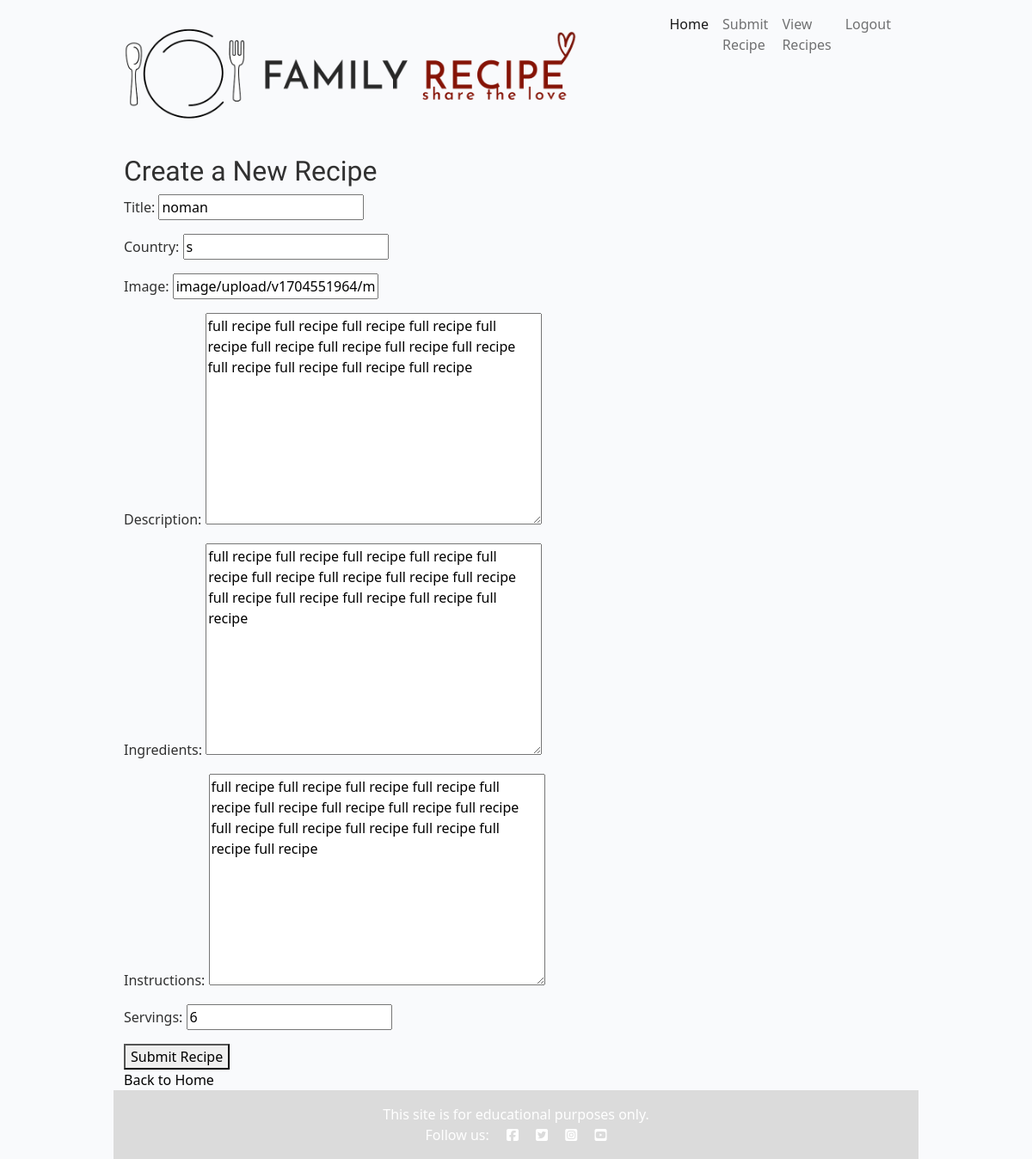
Page /edit-recipe/32/ (signed in) on the earlier database version.
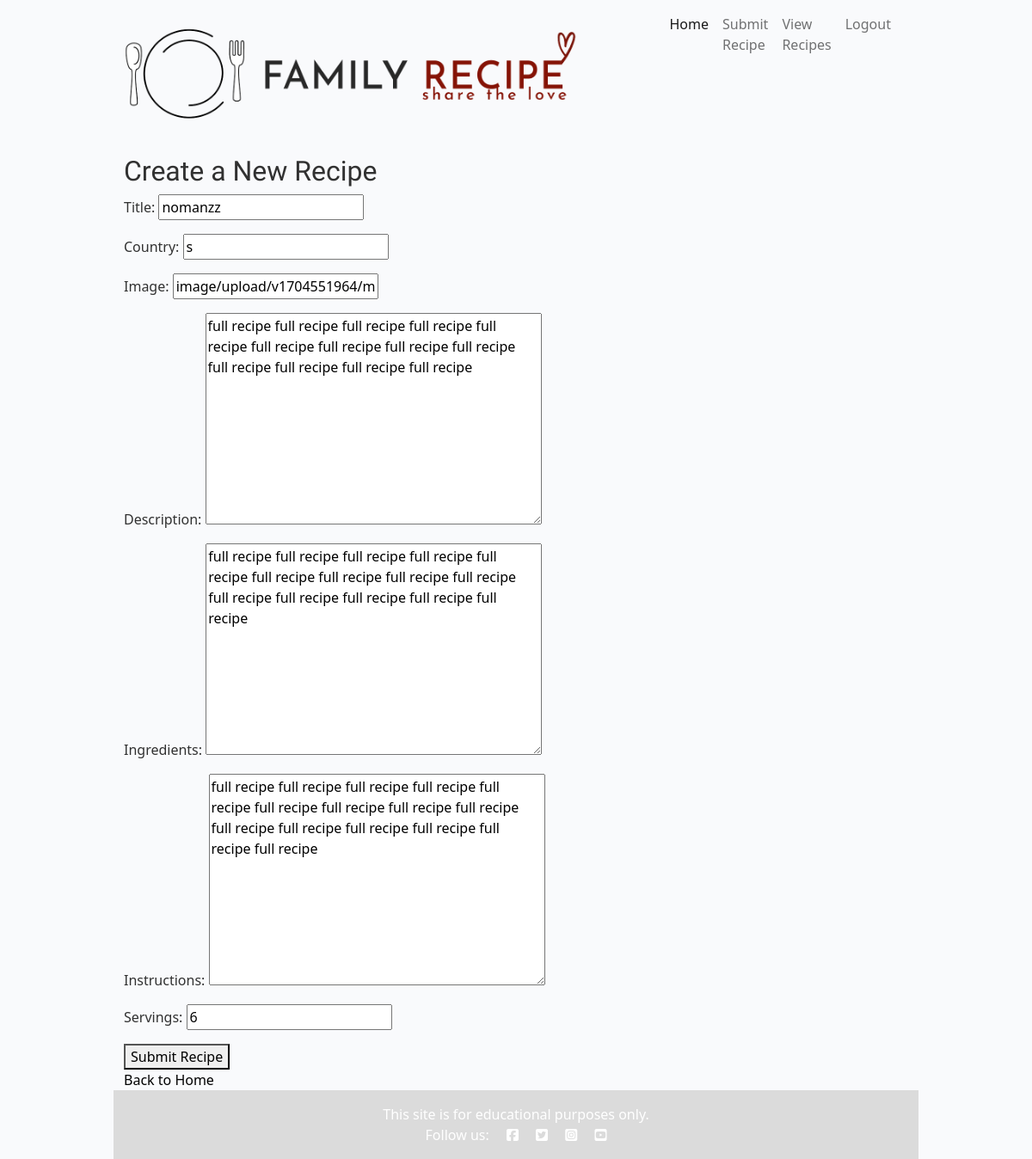
Same page on the later database version.
### recipe/models.py (models this page shows, shortened)
class Recipe(models.Model):
    author = models.ForeignKey(User, on_delete=models.CASCADE, default=1)
    date = models.DateTimeField(auto_now_add=True)
    title = models.CharField(max_length=100)
    country = models.CharField(max_length=100)
    featured_image = CloudinaryField('image', default='placeholder')
    description = models.TextField()
    ingredients = models.TextField()
    instructions = models.TextField()
    servings = models.PositiveIntegerField(validators=[MaxValueValidator(20)])
    likes = models.ManyToManyField(User, related_name='recipe_likes', blank=True)
    class Meta:
        ordering = ["-date"]

### recipe/views.py (the view, shortened to what this page needs)
# urls.py: path('edit-recipe/<int:pk>/', create_or_edit_recipe, name='edit_recipe'),    path('like_recipe/<int:pk>/', like_recipe, name='like_recipe'),
@login_required
def create_or_edit_recipe(request, pk=None):
    if pk:
        recipe = get_object_or_404(Recipe, pk=pk)
    else:
        recipe = None
    form = RecipeForm(instance=recipe)
    return render(request, "create_recipe.html", {"form": form})

### recipe/forms.py
class RecipeForm(forms.ModelForm):
    class Meta:
        model = Recipe
        fields = ['title', 'country', 'featured_image', 'description', 'ingredients', 'instructions', 'servings']

### templates/create_recipe.html (shortened to what this page needs)
{% extends "base.html" %}
{% block content %}
<div class="container">
    <h2>Create a New Recipe</h2>
    <form method="post" enctype="multipart/form-data">
        {{ form.as_p }}
        <button type="submit">Submit Recipe</button>
    </form>
    <a href="{% url 'home' %}">Back to Home</a>
</div>
{% endblock %}

### templates/base.html (shortened to what this page needs)
{% load static %}
<!DOCTYPE html>
<html class="h-100">
<head>
    {% load static %}
    <link href="https://cdn.jsdelivr.net/npm/bootstrap@5.0.1/dist/css/bootstrap.min.css" rel="stylesheet"
>
    <link rel="stylesheet" href="{% static 'css/style.css' %}">
</head>
<body class="d-flex flex-column h-100 main-bg">
    <div class="container-fluid">
        <div class="row">
            <div class="col-8">
                <div class="d-flex justify-content-start align-items-left logo"><a
                        href="{% url 'home' %}"><span>
                            <img src="{% static 'images/logo.png' %}" class="desktop logo" />
                        </span></a>
                          </div>
                </div>
            <div class="col-4 float-right">
                <nav class="navbar navbar-expand-lg navbar-light container-fluid justify-content-end">
                    <div class="collapse navbar-collapse" id="navbarText">
                        <ul class="navbar-nav ms-auto mb-2 mb-lg-0 dropdown-menu-end">
                            <li class="nav-item">
                                <a class="nav-link active" aria-current="page" href="{% url 'home' %}">Home</a>
                            </li>
                            {% if user.is_authenticated %}
                            <li class="nav-item">
                                <a class="nav-link" href="{% url 'create_recipe' %}">Submit Recipe</a>
                            </li>
                            <li class="nav-item">
                                <a class="nav-link" href="{% url 'all_recipes' %}">View Recipes</a>
                            </li>
                            <li class="nav-item">
                                <a class="nav-link" href="{% url 'logout' %}">Logout</a>
                            </li>
                            {% endif %}
                        </ul>
                    </div>
                </nav>
            </div></div>
            <main class="flex-shrink-0 main-bg">
                {% block content %}{% endblock content %}
            </main>
            <footer class="footer mt-auto py-3 dark-bg">
                <p class="m-0 text-center text-white">This site is for educational purposes only.</p>
                <p class="m-0 text-center text-white">Follow us: <i class="fab fa-facebook-square ms-3"></i>
                    <i class="fab fa-twitter-square ms-3"></i>
                    <i class="fab fa-instagram-square ms-3"></i>
                    <i class="fab fa-youtube-square ms-3"></i></p>
            </footer>
        </div>
</body>
</html>

### static/css/style.css (style rules this page uses)
html { margin-left: 10%; margin-right: 10%; }
body { background-color: #F9FAFC; width: 100%; align-self: center; color: #313131; }
h1, h2, h3, h4 { font-family: 'Josefin Sans', sans-serif; }
a { text-decoration: none; color: black; }
.dark-bg { background-color: #dbdbdb; }
.logo { display: block; max-height: 180px; max-width: fit-content; }
.nav-link { color: black; }

Differences in the rows shown:
changed Recipe "image/upload/v1704551964/msv8puvcwdvzgrd8czum.jpg": title "noman" → "nomanzz"
